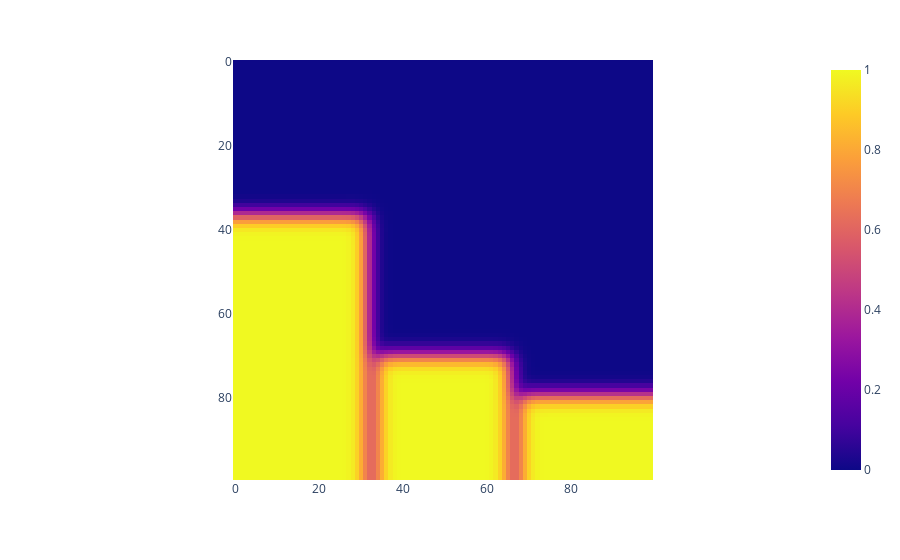

Notebook source saved alongside this figure:
### Code cell
px.imshow(x[i,:].reshape(100, 100))

### Figure 1 — Plotly figure (JSON) as saved in the notebook; plotly's stock layout.template omitted (floating-point values rounded to 4 significant figures; data arrays with more than 128 entries replaced by an {"elided": "..."} marker saying what was removed)
{"data": [{"coloraxis": "coloraxis", "hovertemplate": "x: %{x}<br>y: %{y}<br>color: %{z}<extra></extra>", "name": "0", "type": "heatmap", "xaxis": "x", "yaxis": "y", "z": {"elided": "100x100 float values"}}], "layout": {"coloraxis": {"colorscale": [[0, "#0d0887"], [0.1111, "#46039f"], [0.2222, "#7201a8"], [0.3333, "#9c179e"], [0.4444, "#bd3786"], [0.5556, "#d8576b"], [0.6667, "#ed7953"], [0.7778, "#fb9f3a"], [0.8889, "#fdca26"], [1, "#f0f921"]]}, "margin": {"t": 60}, "xaxis": {"anchor": "y", "constrain": "domain", "domain": [0, 1], "scaleanchor": "y"}, "yaxis": {"anchor": "x", "autorange": "reversed", "constrain": "domain", "domain": [0, 1]}}}
